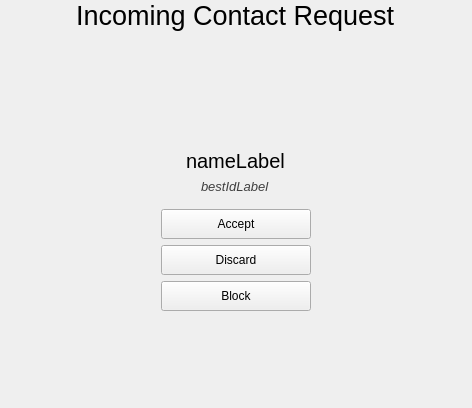
<?xml version="1.0" encoding="UTF-8"?>
<ui version="4.0">
 <class>ContactRequestWidget</class>
 <widget class="QWidget" name="ContactRequestWidget">
  <property name="geometry">
   <rect>
    <x>0</x>
    <y>0</y>
    <width>472</width>
    <height>408</height>
   </rect>
  </property>
  <property name="windowTitle">
   <string>Form</string>
  </property>
  <layout class="QVBoxLayout" name="verticalLayout">
   <property name="topMargin">
    <number>0</number>
   </property>
   <item alignment="Qt::AlignHCenter">
    <widget class="QLabel" name="label">
     <property name="font">
      <font>
       <pointsize>20</pointsize>
      </font>
     </property>
     <property name="text">
      <string>Incoming Contact Request</string>
     </property>
    </widget>
   </item>
   <item>
    <spacer name="topSpacer">
     <property name="orientation">
      <enum>Qt::Vertical</enum>
     </property>
     <property name="sizeType">
      <enum>QSizePolicy::Maximum</enum>
     </property>
     <property name="sizeHint" stdset="0">
      <size>
       <width>0</width>
       <height>10</height>
      </size>
     </property>
    </spacer>
   </item>
   <item alignment="Qt::AlignHCenter">
    <widget class="QLabel" name="pictureLabel">
     <property name="sizePolicy">
      <sizepolicy hsizetype="Fixed" vsizetype="Fixed">
       <horstretch>0</horstretch>
       <verstretch>0</verstretch>
      </sizepolicy>
     </property>
     <property name="minimumSize">
      <size>
       <width>96</width>
       <height>96</height>
      </size>
     </property>
     <property name="maximumSize">
      <size>
       <width>96</width>
       <height>96</height>
      </size>
     </property>
     <property name="text">
      <string/>
     </property>
     <property name="pixmap">
      <pixmap resource="ressources.qrc">:/images/user/btn-default-userpic.svg</pixmap>
     </property>
     <property name="scaledContents">
      <bool>true</bool>
     </property>
    </widget>
   </item>
   <item alignment="Qt::AlignHCenter">
    <widget class="QLabel" name="nameLabel">
     <property name="font">
      <font>
       <pointsize>15</pointsize>
      </font>
     </property>
     <property name="text">
      <string>nameLabel</string>
     </property>
    </widget>
   </item>
   <item alignment="Qt::AlignHCenter">
    <widget class="QLabel" name="bestIdLabel">
     <property name="font">
      <font>
       <pointsize>10</pointsize>
       <italic>true</italic>
      </font>
     </property>
     <property name="styleSheet">
      <string notr="true">color: rgb(63, 63, 63);</string>
     </property>
     <property name="text">
      <string>bestIdLabel</string>
     </property>
    </widget>
   </item>
   <item alignment="Qt::AlignHCenter">
    <widget class="QWidget" name="buttonBar" native="true">
     <layout class="QVBoxLayout" name="verticalLayout_2">
      <item alignment="Qt::AlignHCenter">
       <widget class="QPushButton" name="acceptCRButton">
        <property name="sizePolicy">
         <sizepolicy hsizetype="Maximum" vsizetype="Fixed">
          <horstretch>0</horstretch>
          <verstretch>0</verstretch>
         </sizepolicy>
        </property>
        <property name="minimumSize">
         <size>
          <width>150</width>
          <height>30</height>
         </size>
        </property>
        <property name="styleSheet">
         <string notr="true">padding-left: 15px;
padding-right: 15px;</string>
        </property>
        <property name="text">
         <string>Accept</string>
        </property>
       </widget>
      </item>
      <item alignment="Qt::AlignHCenter">
       <widget class="QPushButton" name="discardCRButton">
        <property name="sizePolicy">
         <sizepolicy hsizetype="Maximum" vsizetype="Fixed">
          <horstretch>0</horstretch>
          <verstretch>0</verstretch>
         </sizepolicy>
        </property>
        <property name="minimumSize">
         <size>
          <width>150</width>
          <height>30</height>
         </size>
        </property>
        <property name="styleSheet">
         <string notr="true">padding-left: 15px;
padding-right: 15px;</string>
        </property>
        <property name="text">
         <string>Discard</string>
        </property>
       </widget>
      </item>
      <item alignment="Qt::AlignHCenter">
       <widget class="QPushButton" name="blockCRButton">
        <property name="sizePolicy">
         <sizepolicy hsizetype="Maximum" vsizetype="Fixed">
          <horstretch>0</horstretch>
          <verstretch>0</verstretch>
         </sizepolicy>
        </property>
        <property name="minimumSize">
         <size>
          <width>150</width>
          <height>30</height>
         </size>
        </property>
        <property name="styleSheet">
         <string notr="true">padding-left: 15px;
padding-right: 15px;</string>
        </property>
        <property name="text">
         <string>Block</string>
        </property>
       </widget>
      </item>
     </layout>
    </widget>
   </item>
   <item>
    <spacer name="verticalSpacer_2">
     <property name="orientation">
      <enum>Qt::Vertical</enum>
     </property>
     <property name="sizeHint" stdset="0">
      <size>
       <width>0</width>
       <height>0</height>
      </size>
     </property>
    </spacer>
   </item>
  </layout>
 </widget>
 <resources>
  <include location="ressources.qrc"/>
 </resources>
 <connections/>
</ui>
